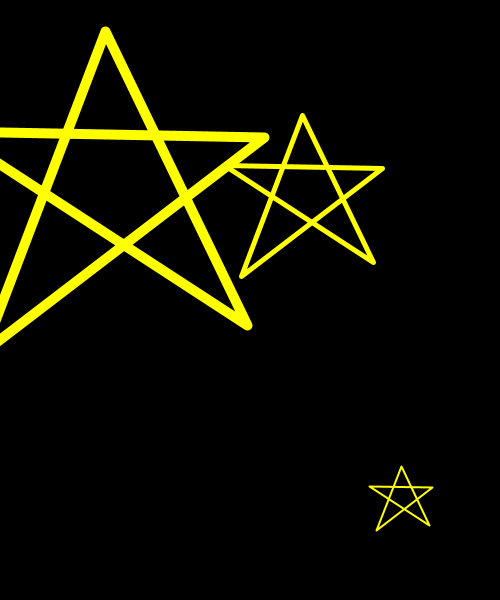
Frame 1 (no input)
Frame 60 (the mouse pressed at the canvas centre just before this capture): identical to frame 1, image omitted
Frame 120 (the mouse held since frame 60 and released just before this capture): identical to frame 1, image omitted

The Processing sketch that drew this single still picture (run headless with seeded random() and noise(); from frame 60 on, the mouse is pressed at the canvas centre):

// Processing sketch: w04_23_function_parameters
// ── w04_23_function_parameters.pde
void setup() {
  size(500, 600);
  background(0);
  noFill();
}


void draw() {
  background(0);

  // we can use the function again and again!
  star(300, 200, 0.5);
  star(100, 200, 1.0);
  star(400, 500, 0.2);
}



// user-defined function 
void star(int x, int y, float scaleValue) {
  pushMatrix();
  
  translate(x, y);
  scale(scaleValue);
  
  stroke(255, 255, 0);
  strokeWeight(10);
  strokeJoin(CHORD);

  beginShape();
  vertex(5, -169);
  vertex(-117, 152);
  vertex(164, -63);
  vertex(-151, -69);
  vertex(147, 125);
  endShape(CLOSE);
  
  popMatrix();
}

// pre-defined function 
void mousePressed() {
  // think about why I put "-width/2" and "-height/2" :D
  println((mouseX-width/2) + ", " + (mouseY-height/2));
}
